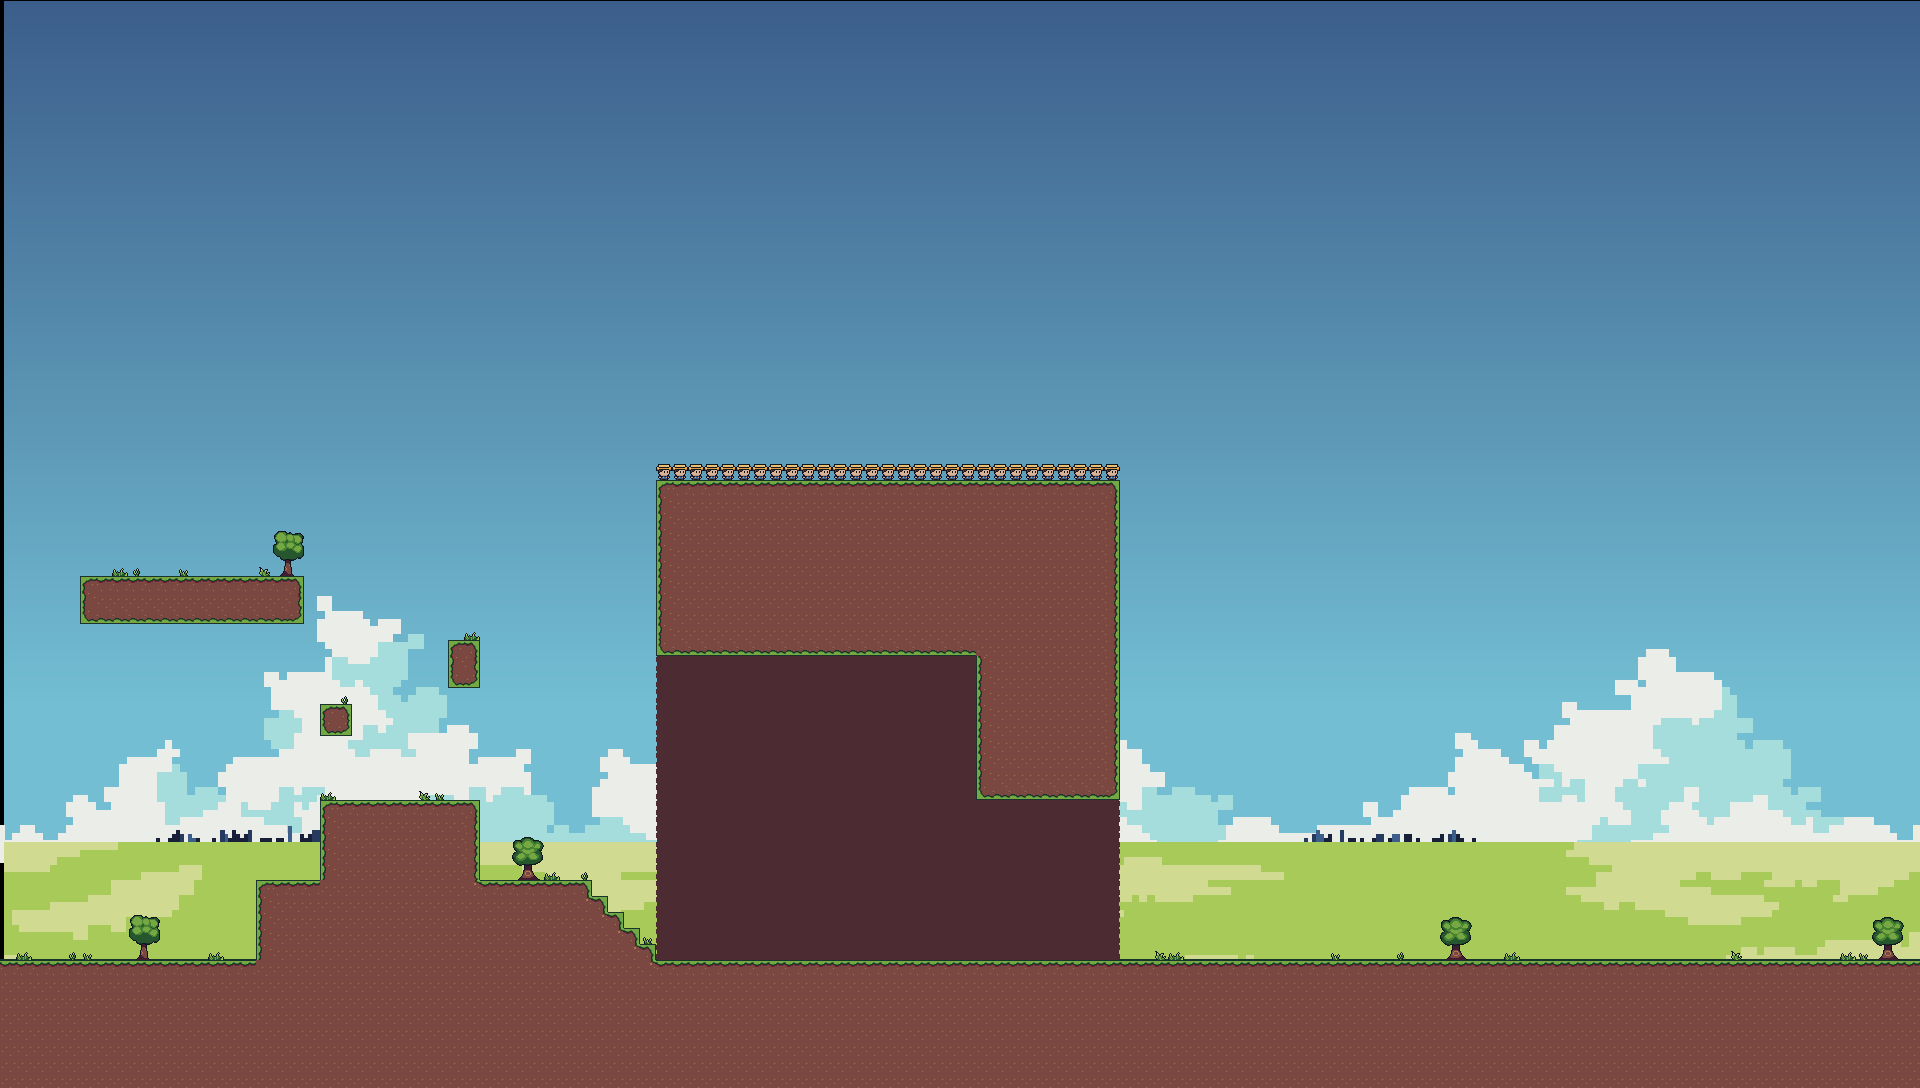

The image is a tile-based game level rendered from a .tmx file. Its description and source (layers, tilesets, objects; grid data summarised) follow:
An orthogonal 120x68 tile map with 16x16 px tiles, 1 tile layer (Tile Layer 1), 2 tilesets, 5 image layers and 7 objects (3x Spike, Enemy, Player, Spkie).

<map version="1.10" tiledversion="1.11.2" orientation="orthogonal" renderorder="right-down" width="120" height="68" tilewidth="16" tileheight="16" infinite="0" nextlayerid="27" nextobjectid="114">
 <tileset firstgid="1" source="maintileset.tsx" />
 <tileset firstgid="1025" source="SpikesNew.tsx" />
 <group id="5" name="bg" offsetx="4" offsety="193.333">
  <imagelayer id="9" name="bg" offsetx="0" offsety="-192" repeatx="1" repeaty="1">
   <image source="../graphics/bgart/sky.png" width="1920" height="1080" />
  </imagelayer>
  <imagelayer id="12" name="clouds" offsetx="-3.63636" offsety="-297.939" parallaxx="1.2" repeatx="1">
   <image source="../graphics/bgart/clouds.png" width="1920" height="1080" />
  </imagelayer>
  <imagelayer id="16" name="city" offsetx="-4.18182" offsety="-312" parallaxx="1.4" repeatx="1">
   <image source="../graphics/bgart/city.png" width="1920" height="1080" />
  </imagelayer>
  <imagelayer id="10" name="grass" offsetx="0" offsety="-304" parallaxx="1.6" repeatx="1">
   <image source="../graphics/bgart/grass.png" width="1920" height="1080" />
  </imagelayer>
  <imagelayer id="13" name="dirt" offsetx="-4.0048" offsety="14.6664" repeatx="1">
   <image source="../graphics/bgart/dirt.png" width="1920" height="1080" />
  </imagelayer>
 </group>
 <objectgroup id="24" name="Entities">
  <object id="112" name="Enemy" type="Enemy" x="391.371" y="541.493">
   <properties>
    <property name="DMG" type="float" value="1" />
    <property name="Health" type="float" value="3" />
    <property name="MoveSpeed" type="float" value="30" />
   </properties>
   <point />
  </object>
  <object id="113" name="Player" x="181" y="223.917">
   <point />
  </object>
 </objectgroup>
 <objectgroup id="22" name="Spikes">
  <object id="103" name="Spike" gid="1025" x="1213.33" y="980.333" width="32" height="32" />
  <object id="104" name="Spike" gid="1025" x="1243.67" y="979.333" width="32" height="32" />
  <object id="105" name="Spike" gid="1025" x="1274" y="978.333" width="32" height="32" />
  <object id="110" x="1214.73" y="940.909" width="93.4545" height="25.0909" />
  <object id="111" name="Spkie" x="1262.91" y="990.727" />
 </objectgroup>
 <layer id="1" name="Tile Layer 1" width="120" height="68">
  <data>[8160 cells, 4146 non-empty, 37 distinct tile ids]</data>
 </layer>
</map>
